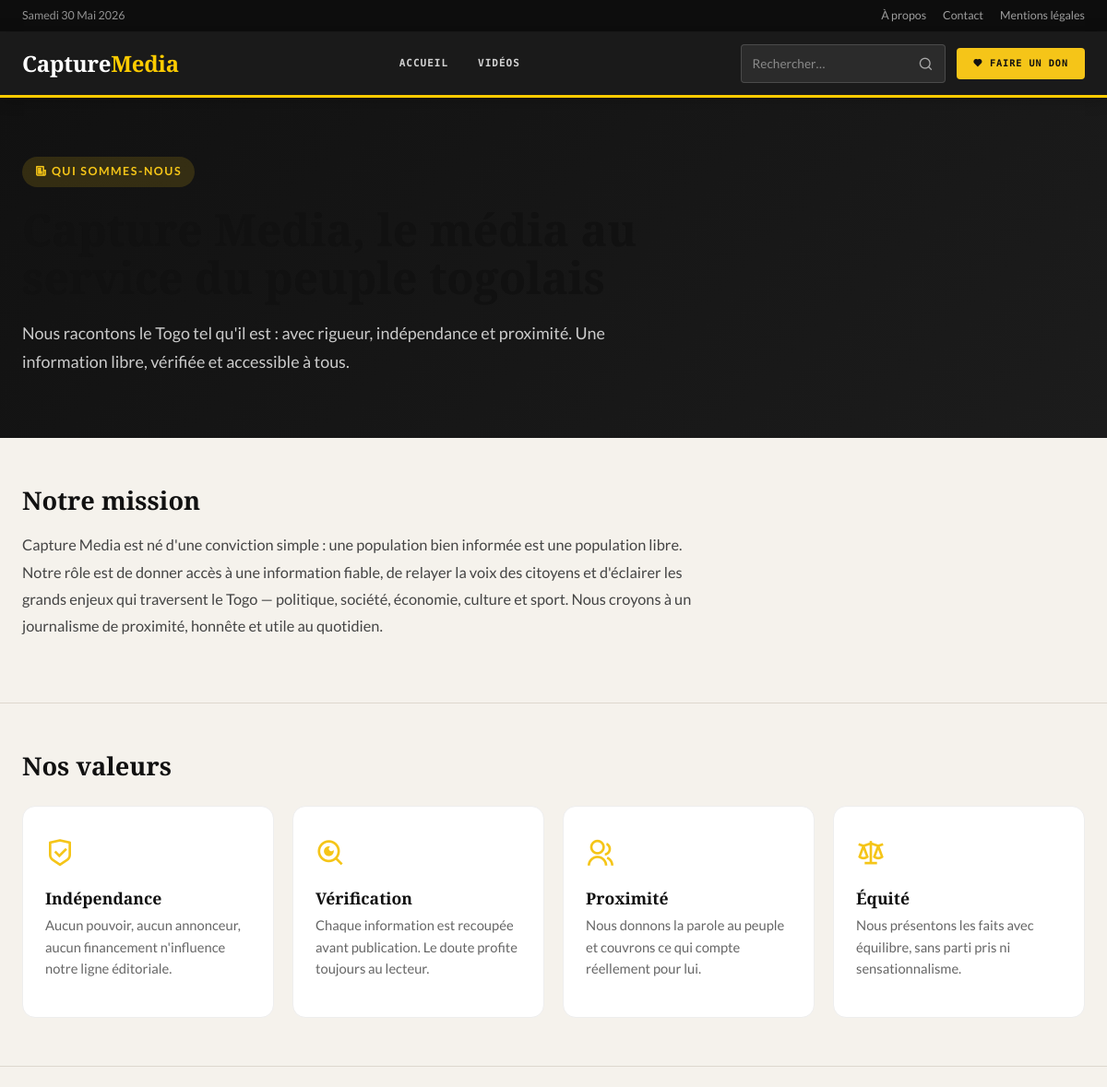
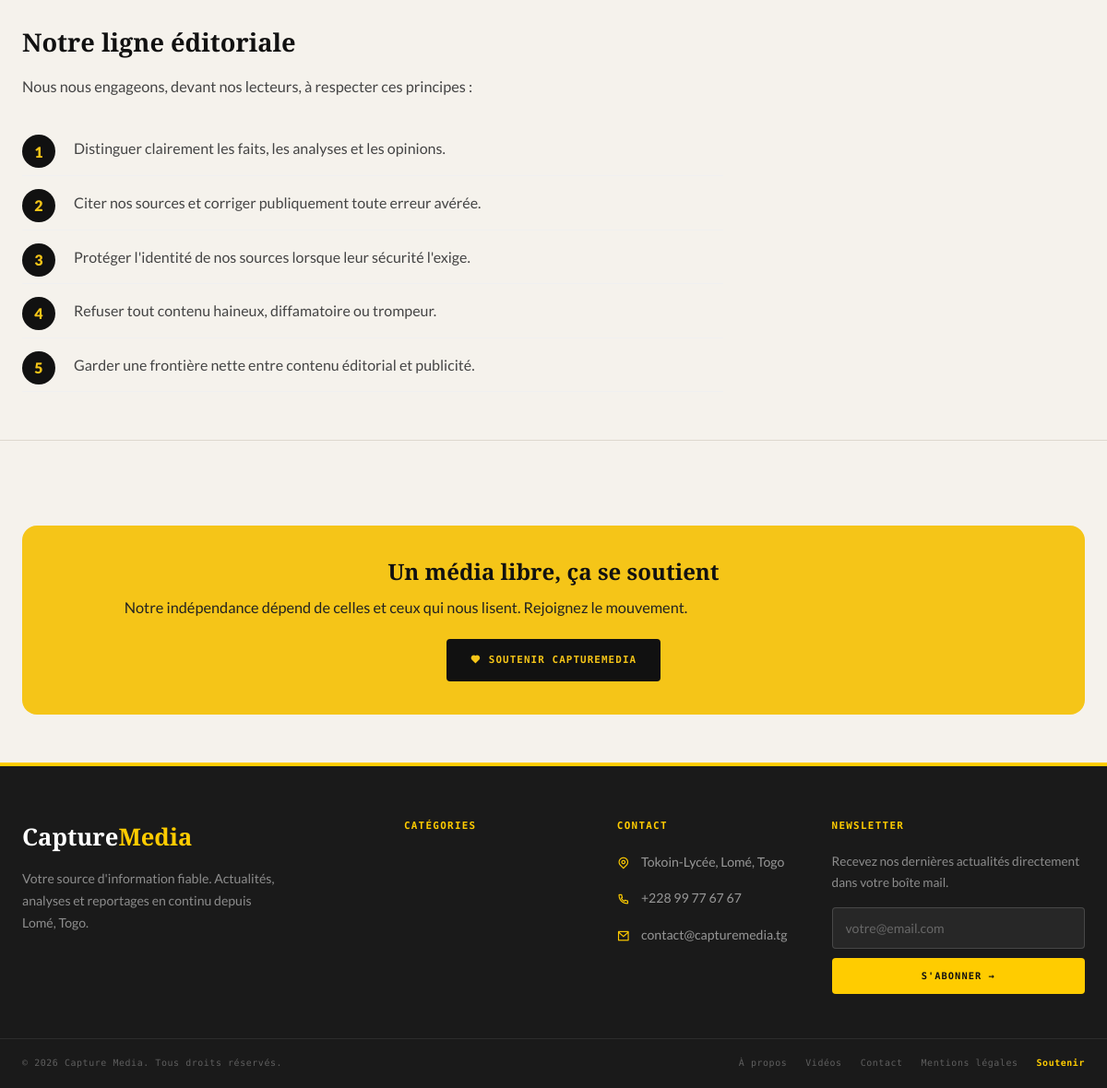
The app's page /a-propos/, older data (2 pictures, top to bottom).
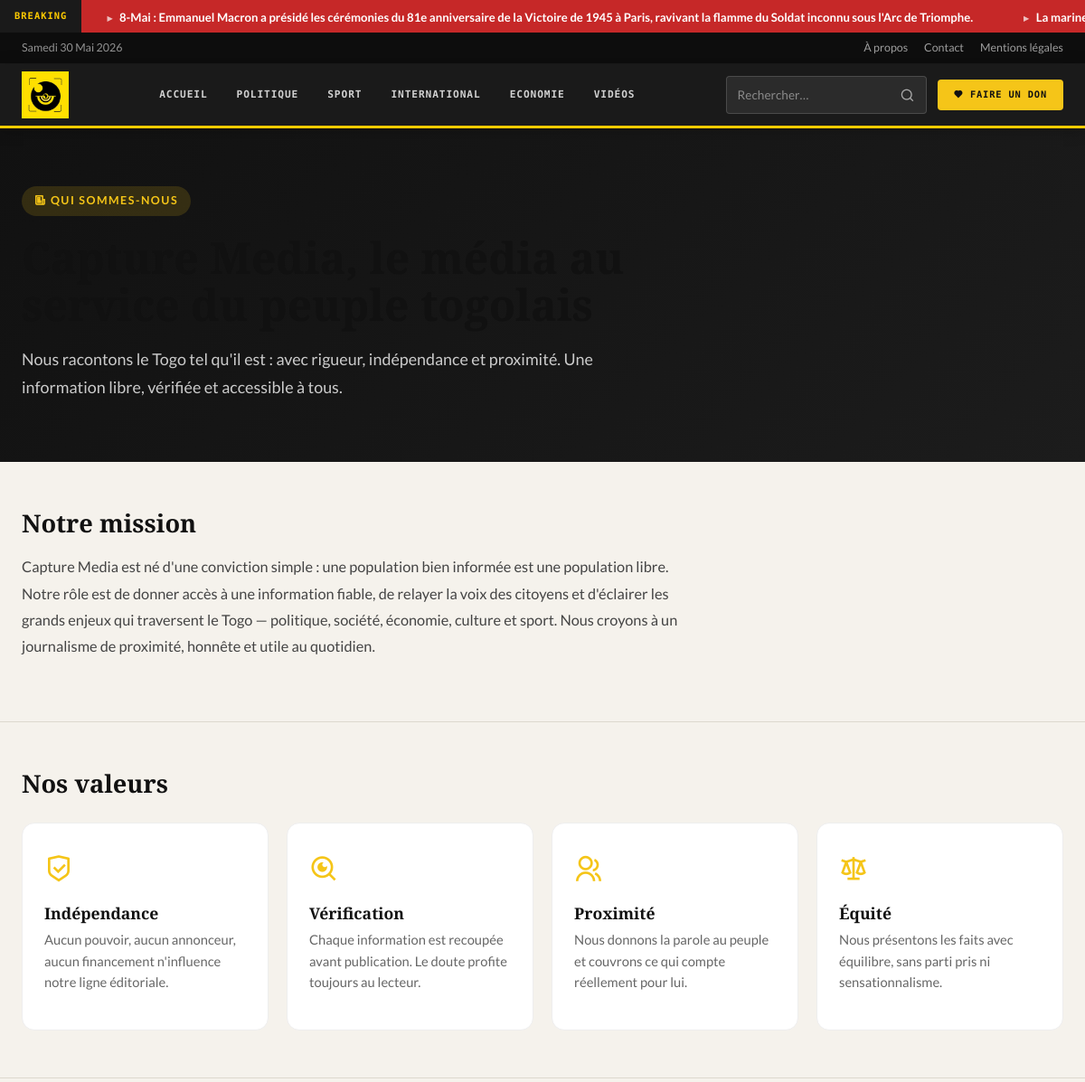
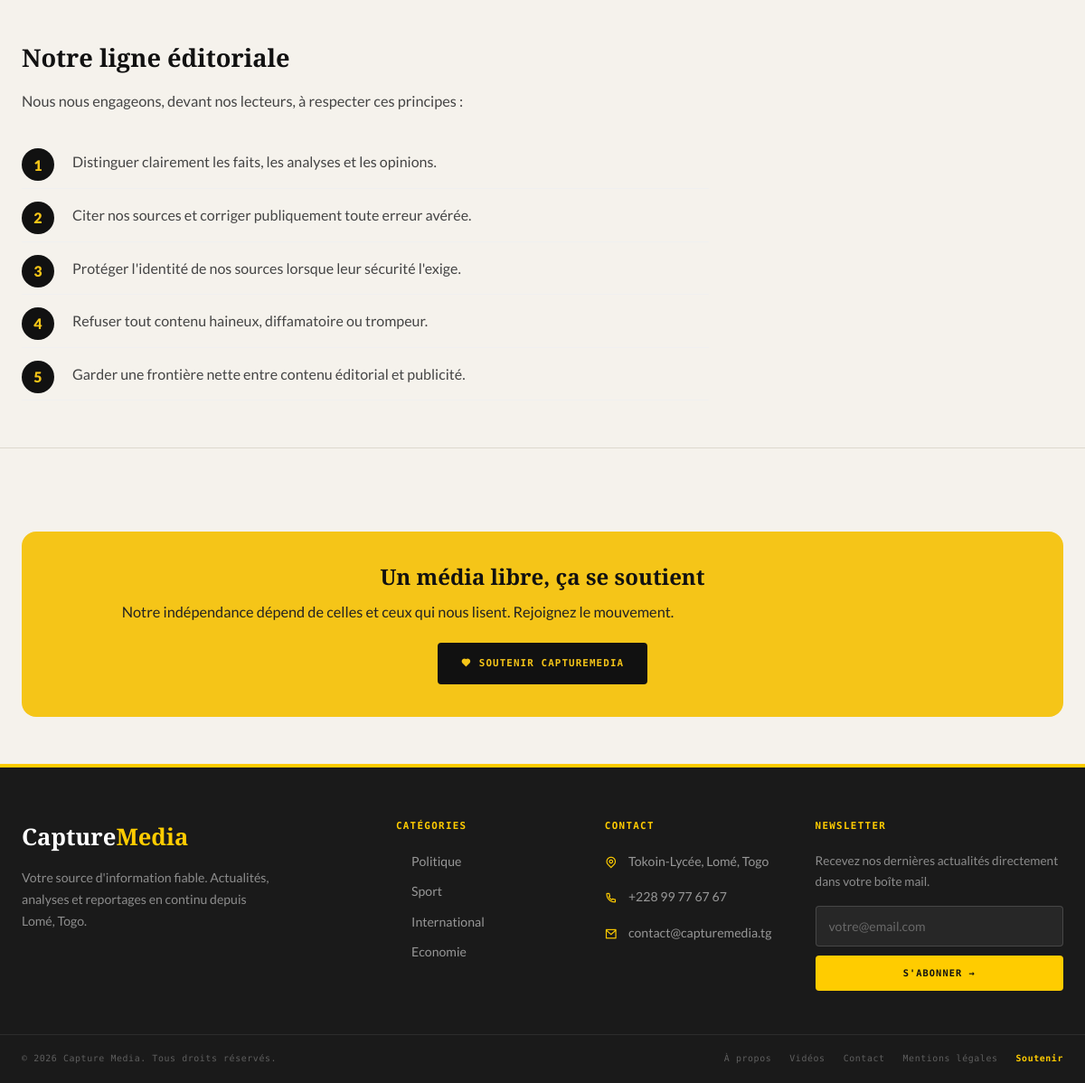
The same page, newer data (2 pictures, top to bottom).
### backend/models.py (models this page shows, shortened)
class SiteSettings(models.Model):
    site_name = models.CharField(max_length=100, default="Capture Media",
                                  verbose_name="Nom du site")
    site_tagline = models.CharField(max_length=200, blank=True, verbose_name="Slogan")
    site_description = models.TextField(blank=True, verbose_name="Description")
    logo = models.ImageField(upload_to='settings/', blank=True, null=True, verbose_name="Logo")
    favicon = models.ImageField(upload_to='settings/', blank=True, null=True,
                                 verbose_name="Favicon")
    contact_email = models.EmailField(blank=True, verbose_name="Email de contact")
    contact_phone = models.CharField(max_length=30, blank=True, verbose_name="Téléphone")
    contact_address = models.TextField(blank=True, verbose_name="Adresse")
    facebook_url = models.URLField(blank=True, verbose_name="Facebook")
    twitter_url = models.URLField(blank=True, verbose_name="Twitter/X")
    instagram_url = models.URLField(blank=True, verbose_name="Instagram")
    youtube_url = models.URLField(blank=True, verbose_name="YouTube")
    tiktok_url = models.URLField(blank=True, verbose_name="TikTok")
    whatsapp_number = models.CharField(max_length=20, blank=True, verbose_name="WhatsApp")
    articles_per_page = models.PositiveIntegerField(default=10,
                                                     verbose_name="Articles par page")
    enable_comments = models.BooleanField(default=True,
                                           verbose_name="Activer les commentaires")
    comment_moderation = models.BooleanField(default=True,
                                              verbose_name="Modérer les commentaires")
    maintenance_mode = models.BooleanField(default=False, verbose_name="Mode maintenance")
    google_analytics_id = models.CharField(max_length=50, blank=True,
                                            verbose_name="Google Analytics ID")
    smtp_host = models.CharField(max_length=200, blank=True, default='smtp.gmail.com',
                                  verbose_name="Serveur SMTP")
    smtp_port = models.PositiveIntegerField(default=587, verbose_name="Port SMTP")
    smtp_use_tls = models.BooleanField(default=True, verbose_name="Utiliser TLS")
    smtp_username = models.CharField(max_length=200, blank=True, verbose_name="Nom d'utilisateur SMTP")
    smtp_password = models.CharField(max_length=200, blank=True, verbose_name="Mot de passe SMTP")
    smtp_from_email = models.EmailField(blank=True, default='newsletter@capturemedia.tg',
                                         verbose_name="Email expéditeur")
    smtp_enabled = models.BooleanField(default=False, verbose_name="Activer l'envoi SMTP")
    donations_enabled = models.BooleanField(default=True, verbose_name="Activer la page de dons")
    donation_headline = models.CharField(max_length=200, blank=True,
                                         default="Le média du peuple, soutenu par le peuple",
                                         verbose_name="Titre de la page de dons")
    donation_message = models.TextField(blank=True,
                                        default="Capture Media informe librement et gratuitement le peuple togolais. "
                                                "Votre soutien, même modeste, garantit notre indépendance et notre liberté de ton.",
                                        verbose_name="Message d'appel aux dons")
    updated_at = models.DateTimeField(auto_now=True)
    class Meta:
        verbose_name = "Paramètres du site"
        verbose_name_plural = "Paramètres du site"
    @classmethod
    def get_settings(cls):
        obj, _ = cls.objects.get_or_create(pk=1)
        return obj

class BreakingNews(models.Model):
    text = models.CharField(max_length=500, verbose_name="Texte")
    url = models.URLField(blank=True, verbose_name="Lien (optionnel)")
    is_active = models.BooleanField(default=True, verbose_name="Active")
    order = models.PositiveIntegerField(default=0, verbose_name="Ordre")
    created_at = models.DateTimeField(auto_now_add=True, verbose_name="Créé le")
    expires_at = models.DateTimeField(null=True, blank=True, verbose_name="Expire le")
    class Meta:
        verbose_name = "Breaking News"
        verbose_name_plural = "Breaking News"
        ordering = ['order', '-created_at']

class Category(models.Model):
    name = models.CharField(max_length=100, verbose_name="Nom")
    slug = models.SlugField(unique=True, blank=True)
    description = models.TextField(blank=True, verbose_name="Description")
    image = models.ImageField(upload_to='categories/', blank=True, null=True, verbose_name="Image")
    parent = models.ForeignKey('self', on_delete=models.SET_NULL, null=True, blank=True,
                                related_name='children', verbose_name="Catégorie parente")
    order = models.PositiveIntegerField(default=0, verbose_name="Ordre")
    is_active = models.BooleanField(default=True, verbose_name="Active")
    created_at = models.DateTimeField(auto_now_add=True)
    class Meta:
        verbose_name = "Catégorie"
        verbose_name_plural = "Catégories"
        ordering = ['order', 'name']

### backend/views.py (the view)
# urls.py: path('a-propos/', views.AboutPage, name="about"),
def AboutPage(request):
    return render(request, "about.html")

### backend/templates/about.html (shortened to what this page needs)
{% extends 'base.html' %}
{% load static %}
{% block content %}
<main>
  <section class="ab-hero">
    <div class="cm-container">
      <span class="eyebrow"><i class="ri-newspaper-line"></i> Qui sommes-nous</span>
      <h1>{{ site_settings.site_name|default:"CaptureMedia" }}, le média au service du peuple togolais</h1>
      <p>{{ site_settings.site_description|default:"Nous racontons le Togo tel qu'il est : avec rigueur, indépendance et proximité. Une information libre, vérifiée et accessible à tous." }}</p>
    </div>
  </section>
  <section class="ab-section">
    <div class="cm-container">
      <h2>Notre mission</h2>
      <p>
        {{ site_settings.site_name|default:"CaptureMedia" }} est né d'une conviction simple : une population bien informée
        est une population libre. Notre rôle est de donner accès à une information fiable, de relayer la voix des citoyens
        et d'éclairer les grands enjeux qui traversent le Togo — politique, société, économie, culture et sport.
        Nous croyons à un journalisme de proximité, honnête et utile au quotidien.
      </p>
    </div>
  </section>
  <section class="ab-section">
    <div class="cm-container">
      <h2>Nos valeurs</h2>
      <div class="ab-values">
        <div class="ab-value"><i class="ri-shield-check-line"></i><h3>Indépendance</h3><p>Aucun pouvoir, aucun annonceur, aucun financement n'influence notre ligne éditoriale.</p></div>
        <div class="ab-value"><i class="ri-search-eye-line"></i><h3>Vérification</h3><p>Chaque information est recoupée avant publication. Le doute profite toujours au lecteur.</p></div>
        <div class="ab-value"><i class="ri-group-line"></i><h3>Proximité</h3><p>Nous donnons la parole au peuple et couvrons ce qui compte réellement pour lui.</p></div>
        <div class="ab-value"><i class="ri-scales-3-line"></i><h3>Équité</h3><p>Nous présentons les faits avec équilibre, sans parti pris ni sensationnalisme.</p></div>
      </div>
    </div>
  </section>
  <section class="ab-section">
    <div class="cm-container">
      <h2>Notre ligne éditoriale</h2>
      <p>Nous nous engageons, devant nos lecteurs, à respecter ces principes :</p>
      <ol class="ab-charter">
        <li>Distinguer clairement les faits, les analyses et les opinions.</li>
        <li>Citer nos sources et corriger publiquement toute erreur avérée.</li>
        <li>Protéger l'identité de nos sources lorsque leur sécurité l'exige.</li>
        <li>Refuser tout contenu haineux, diffamatoire ou trompeur.</li>
        <li>Garder une frontière nette entre contenu éditorial et publicité.</li>
      </ol>
    </div>
  </section>
  <section class="ab-section" style="border-bottom:none;">
    <div class="cm-container">
      {% if site_settings.donations_enabled %}
      <div class="ab-cta">
        <h3>Un média libre, ça se soutient</h3>
        <p>Notre indépendance dépend de celles et ceux qui nous lisent. Rejoignez le mouvement.</p>
        <a href="{% url 'support' %}" class="cm-btn" style="background:#111;color:#F5C518;display:inline-flex;font-weight:700;"><i class="ri-heart-fill"></i> Soutenir CaptureMedia</a>
      </div>
      {% endif %}
    </div>
  </section>
</main>
{% endblock %}

### backend/templates/base.html (shortened to what this page needs)
<!doctype html>
<html lang="fr">
{% load static %}
<head>
  <link rel="stylesheet" href="{% static 'assets/css/vendor/bootstrap.min.css' %}">
  <link rel="stylesheet" href="https://cdn.jsdelivr.net/npm/bootstrap-icons@1.11.3/font/bootstrap-icons.min.css">
  <link rel="stylesheet" href="{% static 'assets/css/vendor/remixicon.css' %}">
  <link rel="stylesheet" href="{% static 'assets/css/capturemedia-theme.css' %}">
</head>
<body>
{% include 'partials/header.html' %}
{% block content %}{% endblock %}
{% include 'partials/footer.html' %}
</body>
</html>

### backend/templates/partials/header.html (shortened to what this page needs)
{% load static %}
{% if global_breaking_news %}
<div class="cm-ticker">
  <div class="cm-ticker-label">BREAKING</div>
  <div class="cm-ticker-track">
    <div class="cm-ticker-content">
      {% for news in global_breaking_news %}
      <a href="{{ news.url|default:'#' }}">{{ news.text }}</a>
      {% endfor %}
    </div>
  </div>
</div>
{% endif %}
<div class="cm-utilitybar">
  <div class="cm-container">
    <div class="cm-utilitybar-inner">
      <span class="date">{% now "l j F Y" %}</span>
      <div class="cm-utilitybar-links">
        <a href="{% url 'about' %}">À propos</a>
        <a href="{% url 'contact' %}">Contact</a>
        <a href="{% url 'legal' %}">Mentions légales</a>
      </div>
    </div>
  </div>
</div>
<header class="cm-header">
  <div class="cm-container">
    <div class="cm-header-inner">
      <a href="{% url 'index' %}" class="cm-logo">
        {% if site_settings.logo %}
        <img src="{{ site_settings.logo.url }}" alt="{{ site_settings.site_name }}">
        {% else %}
        <span class="cm-logo-text">Capture<span>Media</span></span>
        {% endif %}
      </a>
      <nav class="cm-nav">
        <a href="{% url 'index' %}" class="{% if request.resolver_match.url_name == 'index' %}active{% endif %}">Accueil</a>
        {% for cat in global_nav_categories %}
          {% if cat.children.exists %}
          <div class="cm-nav-dropdown {% if request.resolver_match.url_name == 'category_articles' and request.resolver_match.kwargs.slug == cat.slug %}active{% endif %}">
            <a href="{% url 'category_articles' cat.slug %}">{{ cat.name }}</a>
            <div class="cm-dropdown-menu">
              {% for sub in cat.children.all %}
              {% if sub.slug %}<a href="{% url 'category_articles' sub.slug %}">{{ sub.name }}</a>{% endif %}
              {% endfor %}
            </div>
          </div>
          {% else %}
          <a href="{% url 'category_articles' cat.slug %}"
             class="{% if request.resolver_match.url_name == 'category_articles' and request.resolver_match.kwargs.slug == cat.slug %}active{% endif %}">{{ cat.name }}</a>
          {% endif %}
        {% endfor %}
        <a href="{% url 'videos' %}" class="{% if request.resolver_match.url_name == 'videos' %}active{% endif %}">Vidéos</a>
      </nav>
      <div class="cm-header-actions">
        <form class="cm-search-form" action="{% url 'search' %}" method="get">
          <input type="text" name="q" placeholder="Rechercher…" value="{{ query|default:'' }}">
          <button type="submit"><i class="ri-search-line"></i></button>
        </form>
        {% if site_settings.donations_enabled %}
        <a href="{% url 'support' %}" class="cm-btn-login" style="background:#F5C518;color:#111;border-color:#F5C518;font-weight:700;">
          <i class="ri-heart-fill"></i> Faire un don
        </a>
        {% endif %}
      </div>
    </div>
  </div>
</header>

### backend/templates/partials/footer.html (shortened to what this page needs)
{% load static %}
<footer class="cm-footer">
  <div class="cm-footer-top">
    <div class="cm-container">
      <div class="cm-footer-grid">
        <div>
          <div class="cm-footer-brand-name">
            Capture<span>Media</span>
          </div>
          <p class="cm-footer-desc">
            {{ site_settings.site_description|default:"Votre source d'information fiable. Actualités, analyses et reportages en continu depuis Lomé, Togo." }}
          </p>
        </div>
        <div>
          <div class="cm-footer-widget-title">Catégories</div>
          <div class="cm-footer-links">
            {% for cat in global_categories|slice:":8" %}
            {% if cat.slug %}
            <a href="{% url 'category_articles' cat.slug %}">{{ cat.name }}</a>
            {% endif %}
            {% endfor %}
          </div>
        </div>
        <div>
          <div class="cm-footer-widget-title">Contact</div>
          {% if site_settings.contact_address %}
          <div class="cm-footer-contact-item">
            <i class="ri-map-pin-line"></i>
            <span>{{ site_settings.contact_address }}</span>
          </div>
          {% else %}
          <div class="cm-footer-contact-item">
            <i class="ri-map-pin-line"></i>
            <span>Tokoin-Lycée, Lomé, Togo</span>
          </div>
          {% endif %}
          {% if site_settings.contact_phone %}
          <div class="cm-footer-contact-item">
            <i class="ri-phone-line"></i>
            <a href="tel:{{ site_settings.contact_phone }}" style="color:inherit;">{{ site_settings.contact_phone }}</a>
          </div>
          {% else %}
          <div class="cm-footer-contact-item">
            <i class="ri-phone-line"></i>
            <span>+228 99 77 67 67</span>
          </div>
          {% endif %}
          {% if site_settings.contact_email %}
          <div class="cm-footer-contact-item">
            <i class="ri-mail-line"></i>
            <a href="mailto:{{ site_settings.contact_email }}" style="color:inherit;">{{ site_settings.contact_email }}</a>
          </div>
          {% else %}
          <div class="cm-footer-contact-item">
            <i class="ri-mail-line"></i>
            <a href="mailto:contact@capturemedia.tg" style="color:inherit;">contact@capturemedia.tg</a>
          </div>
          {% endif %}
        </div>
        <div>
          <div class="cm-footer-widget-title">Newsletter</div>
          <p style="font-size:.85rem;color:rgba(255,255,255,.5);margin-bottom:16px;">
            Recevez nos dernières actualités directement dans votre boîte mail.
          </p>
          <form class="cm-footer-newsletter" id="footer-newsletter-form">
            <input type="email" name="email" placeholder="votre@email.com" required>
            <button type="submit">S'abonner →</button>
          </form>
        </div>
      </div>
    </div>
  </div>
  <div class="cm-footer-bottom">
    <div class="cm-container" style="width:100%;">
      <div style="display:flex;align-items:center;justify-content:space-between;flex-wrap:wrap;gap:8px;">
        <span>&copy; <span id="footer-year"></span> {{ site_settings.site_name|default:"CaptureMedia" }}. Tous droits réservés.</span>
        <div style="display:flex;gap:20px;flex-wrap:wrap;">
          <a href="{% url 'about' %}" style="color:inherit;transition:color .2s;" onmouseover="this.style.color='#FFCC00'" onmouseout="this.style.color=''">À propos</a>
          <a href="{% url 'videos' %}" style="color:inherit;transition:color .2s;" onmouseover="this.style.color='#FFCC00'" onmouseout="this.style.color=''">Vidéos</a>
          <a href="{% url 'contact' %}" style="color:inherit;transition:color .2s;" onmouseover="this.style.color='#FFCC00'" onmouseout="this.style.color=''">Contact</a>
          <a href="{% url 'legal' %}" style="color:inherit;transition:color .2s;" onmouseover="this.style.color='#FFCC00'" onmouseout="this.style.color=''">Mentions légales</a>
          <a href="{% url 'support' %}" style="color:#FFCC00;transition:color .2s;font-weight:700;">Soutenir</a>
        </div>
      </div>
    </div>
  </div>
</footer>

Row changes from the older to the newer data that the page shows:
added BreakingNews: text "8-Mai : Emmanuel Macron a présidé les cérémonies du 81e anniversaire de la Victoire de 1945 à Paris, ravivant la flamme du Soldat inconnu sous l'Arc de Triomphe."
added BreakingNews: text "La…"
changed SiteSettings "Capture Media": logo: picture added; logo empty → "articles/logo.jpg" (drawn)
added Category: name "POLITIQUE", name "Politique"
added Category: name "SPORT", name "Sport"
added Category: name "INTERNATIONAL", name "International"
added Category: name "ECONOMIE", name "Economie"
Text that changed along with them:
text no longer shown: "Capture Media"
text now shown: "BREAKING"
